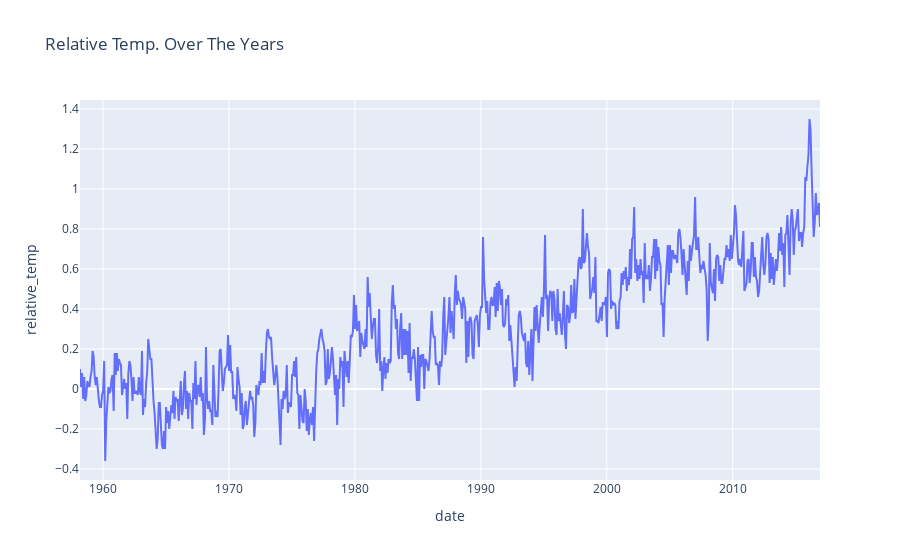

The code cell stored with this chart in its notebook:
### Code cell
fig = px.line(Climate, x = Climate.index, y = 'relative_temp', title = 'Relative Temp. Over The Years')
fig.show()

### Figure 1 — Plotly figure (JSON) as saved in the notebook; plotly's stock layout.template omitted (floating-point values rounded to 4 significant figures; data arrays with more than 128 entries replaced by an {"elided": "..."} marker saying what was removed)
{"data": [{"hovertemplate": "date=%{x}<br>relative_temp=%{y}<extra></extra>", "legendgroup": "", "line": {"color": "#636efa", "dash": "solid"}, "marker": {"symbol": "circle"}, "mode": "lines", "name": "", "orientation": "v", "showlegend": false, "type": "scatter", "x": {"elided": "706 str values"}, "xaxis": "x", "y": {"elided": "706 float values"}, "yaxis": "y"}], "layout": {"legend": {"tracegroupgap": 0}, "title": {"text": "Relative Temp. Over The Years"}, "xaxis": {"anchor": "y", "domain": [0, 1], "title": {"text": "date"}}, "yaxis": {"anchor": "x", "domain": [0, 1], "title": {"text": "relative_temp"}}}}
